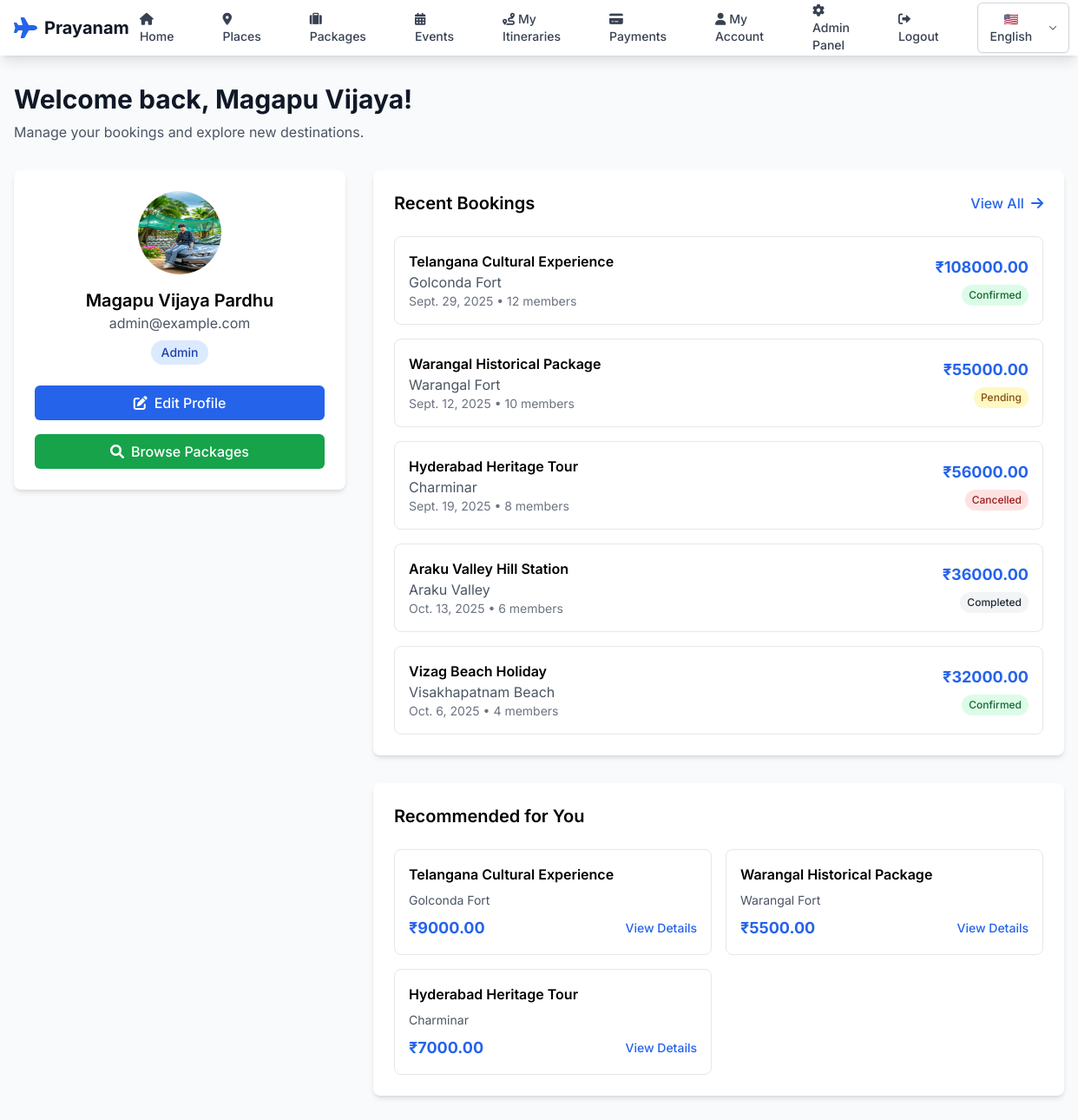
Page /dashboard/ (signed in) on the committed database.
### accounts/models.py (models this page shows, shortened)
class User(AbstractUser):
    ROLE_CHOICES = [
        ('tourist', 'Tourist'),
        ('admin', 'Admin'),
    ]
    LANGUAGE_CHOICES = [
        ('en', 'English'),
        ('te', 'తెలుగు'),
        ('hi', 'हिन्दी'),
    ]
    role = models.CharField(max_length=10, choices=ROLE_CHOICES, default='tourist')
    language_preference = models.CharField(max_length=2, choices=LANGUAGE_CHOICES, default='en')
    phone = models.CharField(max_length=15, blank=True, null=True)
    address = models.TextField(blank=True, null=True)
    profile_picture = models.ImageField(upload_to='profile_pics/', blank=True, null=True)
    date_of_birth = models.DateField(blank=True, null=True)
    created_at = models.DateTimeField(auto_now_add=True)
    updated_at = models.DateTimeField(auto_now=True)
    @property
    def is_admin(self):
        return self.role == 'admin'

### bookings/models.py (models this page shows, shortened)
class Booking(models.Model):
    STATUS_CHOICES = [
        ('pending', 'Pending'),
        ('confirmed', 'Confirmed'),
        ('cancelled', 'Cancelled'),
        ('completed', 'Completed'),
    ]
    FOOD_CHOICES = [
        ('veg', 'Vegetarian'),
        ('non_veg', 'Non-Vegetarian'),
        ('mixed', 'Mixed (Veg & Non-Veg)'),
        ('none', 'No Food Required'),
    ]
    user = models.ForeignKey(User, on_delete=models.CASCADE, related_name='bookings')
    package = models.ForeignKey(Package, on_delete=models.CASCADE, related_name='bookings')
    booking_date = models.DateField()
    from_date = models.DateField(help_text="Start date of the trip", null=True, blank=True)
    to_date = models.DateField(help_text="End date of the trip", null=True, blank=True)
    members_count = models.IntegerField(default=1)
    total_price = models.DecimalField(max_digits=10, decimal_places=2)
    status = models.CharField(max_length=20, choices=STATUS_CHOICES, default='pending')
    food_preference = models.CharField(max_length=20, choices=FOOD_CHOICES, default='mixed')
    special_requests = models.TextField(blank=True, null=True)
    created_at = models.DateTimeField(auto_now_add=True)
    updated_at = models.DateTimeField(auto_now=True)
    class Meta:
        ordering = ['-created_at']

### packages/models.py (models this page shows, shortened)
class Package(models.Model):
    name = models.CharField(max_length=200)
    place = models.ForeignKey(Place, on_delete=models.CASCADE, related_name='packages')
    description = models.TextField()
    base_price = models.DecimalField(max_digits=10, decimal_places=2)
    duration_days = models.IntegerField(default=1)
    max_capacity = models.IntegerField(default=10)
    is_featured = models.BooleanField(default=False)
    image = models.ImageField(upload_to='packages/', blank=True, null=True)
    created_at = models.DateTimeField(auto_now_add=True)
    updated_at = models.DateTimeField(auto_now=True)
    class Meta:
        ordering = ['-created_at']

### places/models.py (models this page shows, shortened)
class Place(models.Model):
    SEASON_CHOICES = [
        ('spring', 'Spring'),
        ('summer', 'Summer'),
        ('autumn', 'Autumn'),
        ('winter', 'Winter'),
    ]
    CATEGORY_CHOICES = [
        ('heritage', 'Heritage'),
        ('beaches', 'Beaches'),
        ('temples', 'Temples'),
        ('adventure', 'Adventure'),
        ('hills', 'Hills'),
        ('wildlife', 'Wildlife'),
        ('cultural', 'Cultural'),
    ]
    STATE_CHOICES = [
        ('ap', 'Andhra Pradesh'),
        ('telangana', 'Telangana'),
    ]
    name = models.CharField(max_length=200)
    location = models.CharField(max_length=200)
    description = models.TextField()
    image = models.ImageField(upload_to='places/', null=True, blank=True)
    season = models.CharField(max_length=20, choices=SEASON_CHOICES, default='summer')
    category = models.CharField(max_length=20, choices=CATEGORY_CHOICES, default='cultural')
    state = models.CharField(max_length=20, choices=STATE_CHOICES, default='ap')
    district = models.CharField(max_length=100, blank=True)
    latitude = models.DecimalField(max_digits=9, decimal_places=6, null=True, blank=True)
    longitude = models.DecimalField(max_digits=9, decimal_places=6, null=True, blank=True)
    average_temperature = models.DecimalField(max_digits=4, decimal_places=1, null=True, blank=True)
    best_time_to_visit = models.CharField(max_length=100, blank=True)
    entry_fee = models.DecimalField(max_digits=8, decimal_places=2, default=0)
    opening_hours = models.CharField(max_length=100, default="6:00 AM - 6:00 PM")
    rating = models.DecimalField(max_digits=3, decimal_places=2, default=0, validators=[MinValueValidator(0), MaxValueValidator(5)])
    total_reviews = models.IntegerField(default=0)
    is_featured = models.BooleanField(default=False)
    is_popular = models.BooleanField(default=False)
    created_at = models.DateTimeField(auto_now_add=True)
    updated_at = models.DateTimeField(auto_now=True)
    class Meta:
        ordering = ['-is_featured', '-rating', 'name']

### accounts/views.py (the view)
# urls.py: path('dashboard/', views.user_dashboard, name='user_dashboard'),
@login_required
def user_dashboard(request):
    user_bookings = Booking.objects.filter(user=request.user).order_by('-created_at')[:5]
    recent_packages = Package.objects.all()[:3]
    context = {
        'user_bookings': user_bookings,
        'recent_packages': recent_packages,
    }
    return render(request, 'accounts/dashboard.html', context)

### templates/accounts/dashboard.html (shortened to what this page needs)
{% extends 'base.html' %}
{% block content %}
<div class="max-w-7xl mx-auto px-4 py-8">
    <div class="mb-8">
        <h1 class="text-3xl font-bold text-gray-900 mb-2">Welcome back, {{ user.first_name|default:user.username }}!</h1>
        <p class="text-gray-600">Manage your bookings and explore new destinations.</p>
    </div>
    <div class="grid grid-cols-1 lg:grid-cols-3 gap-8">
        <div class="lg:col-span-1">
            <div class="bg-white rounded-lg shadow-md p-6">
                <div class="text-center mb-6">
                    {% if user.profile_picture %}
                        <img src="{{ user.profile_picture.url }}" alt="{{ user.username }}" class="w-24 h-24 rounded-full mx-auto mb-4">
                    {% else %}
                        <div class="w-24 h-24 bg-blue-100 rounded-full mx-auto mb-4 flex items-center justify-center">
                            <i class="fas fa-user text-3xl text-blue-600"></i>
                        </div>
                    {% endif %}
                    <h3 class="text-xl font-semibold">{{ user.get_full_name|default:user.username }}</h3>
                    <p class="text-gray-600">{{ user.email }}</p>
                    <span class="inline-block bg-blue-100 text-blue-800 px-3 py-1 rounded-full text-sm font-medium mt-2">
                        {{ user.get_role_display }}
                    </span>
                </div>
                <div class="space-y-4">
                    <a href="{% url 'profile' %}" class="block w-full bg-blue-600 hover:bg-blue-700 text-white px-4 py-2 rounded-md text-center font-medium">
                        <i class="fas fa-edit mr-2"></i>Edit Profile
                    </a>
                    <a href="{% url 'packages:packages_list' %}" class="block w-full bg-green-600 hover:bg-green-700 text-white px-4 py-2 rounded-md text-center font-medium">
                        <i class="fas fa-search mr-2"></i>Browse Packages
                    </a>
                </div>
            </div>
        </div>
        <div class="lg:col-span-2 space-y-8">
            <div class="bg-white rounded-lg shadow-md p-6">
                <div class="flex items-center justify-between mb-6">
                    <h2 class="text-xl font-semibold">Recent Bookings</h2>
                    <a href="{% url 'bookings_list' %}" class="text-blue-600 hover:text-blue-800 font-medium">
                        View All <i class="fas fa-arrow-right ml-1"></i>
                    </a>
                </div>
                {% if user_bookings %}
                    <div class="space-y-4">
                        {% for booking in user_bookings %}
                        <div class="border rounded-lg p-4 hover:shadow-md transition duration-300">
                            <div class="flex items-center justify-between">
                                <div>
                                    <h3 class="font-semibold">{{ booking.package.name }}</h3>
                                    <p class="text-gray-600">{{ booking.package.place.name }}</p>
                                    <p class="text-sm text-gray-500">{{ booking.booking_date }} • {{ booking.members_count }} members</p>
                                </div>
                                <div class="text-right">
                                    <span class="text-lg font-bold text-blue-600">₹{{ booking.total_price }}</span>
                                    <div class="mt-1">
                                        <span class="inline-block px-2 py-1 rounded-full text-xs font-medium
                                            {% if booking.status == 'confirmed' %}bg-green-100 text-green-800
                                            {% elif booking.status == 'pending' %}bg-yellow-100 text-yellow-800
                                            {% elif booking.status == 'cancelled' %}bg-red-100 text-red-800
                                            {% else %}bg-gray-100 text-gray-800{% endif %}">
                                            {{ booking.get_status_display }}
                                        </span>
                                    </div>
                                </div>
                            </div>
                        </div>
                        {% endfor %}
                    </div>
                {% endif %}
            </div>
            <div class="bg-white rounded-lg shadow-md p-6">
                <h2 class="text-xl font-semibold mb-6">Recommended for You</h2>
                {% if recent_packages %}
                    <div class="grid grid-cols-1 md:grid-cols-2 gap-4">
                        {% for package in recent_packages %}
                        <div class="border rounded-lg p-4 hover:shadow-md transition duration-300">
                            <h3 class="font-semibold mb-2">{{ package.name }}</h3>
                            <p class="text-gray-600 text-sm mb-2">{{ package.place.name }}</p>
                            <div class="flex items-center justify-between">
                                <span class="text-lg font-bold text-blue-600">₹{{ package.base_price }}</span>
                                                                 <a href="{% url 'packages:package_detail' package.id %}" class="text-blue-600 hover:text-blue-800 text-sm font-medium">
                                     View Details
                                 </a>
                            </div>
                        </div>
                        {% endfor %}
                    </div>
                {% else %}
                    <p class="text-gray-500 text-center py-8">No recommendations available at the moment.</p>
                {% endif %}
            </div>
        </div>
    </div>
</div>
{% endblock %}

### templates/base.html (style rules this page uses)
body { font-family: 'Inter', sans-serif; }

### rows in the picture
User: first_name "Magapu Vijaya", profile_picture (picture), get_full_name "Magapu Vijaya Pardhu", email "admin@example.com", role "Admin"
Booking: package.name "Telangana Cultural Experience", package.place.name "Golconda Fort", booking_date "Sept. 29, 2025", members_count "12", total_price "108000.00", status "Confirmed"
Booking: package.name "Warangal Historical Package", package.place.name "Warangal Fort", booking_date "Sept. 12, 2025", members_count "10", total_price "55000.00", status "Pending"
Booking: package.name "Hyderabad Heritage Tour", package.place.name "Charminar", booking_date "Sept. 19, 2025", members_count "8", total_price "56000.00", status "Cancelled"
Booking: package.name "Araku Valley Hill Station", package.place.name "Araku Valley", booking_date "Oct. 13, 2025", members_count "6", total_price "36000.00", status "Completed"
Booking: package.name "Vizag Beach Holiday", package.place.name "Visakhapatnam Beach", booking_date "Oct. 6, 2025", members_count "4", total_price "32000.00", status "Confirmed"
Package: name "Telangana Cultural Experience", place.name "Golconda Fort", base_price "9000.00"
Package: name "Warangal Historical Package", place.name "Warangal Fort", base_price "5500.00"
Package: name "Hyderabad Heritage Tour", place.name "Charminar", base_price "7000.00"
